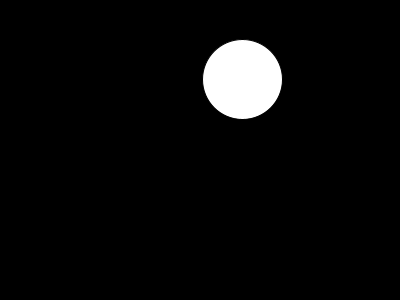
Frame 1 (no input)
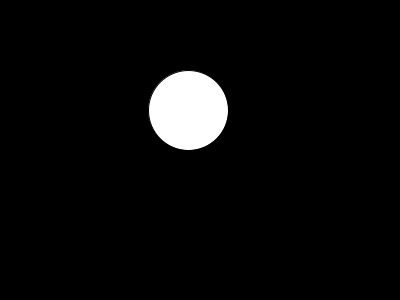
Frame 60 (the mouse pressed at the canvas centre just before this capture)
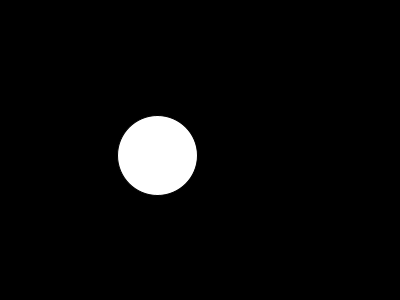
Frame 120 (the mouse held since frame 60 and released just before this capture)

The Processing sketch that drew these frames (run headless with seeded random() and noise(); from frame 60 on, the mouse is pressed at the canvas centre):

// Processing sketch: I_5_Perlin_Noise_2
// ── I_5_Perlin_Noise_2.pde
float t1 = 0;
float t2 = 1000;
float t3 = 5000;
float t4 = 10000;

void setup() {
  size(400, 300);
}

void draw() {
  background(0);
  fill(255);
  float x = noise(t1);
  x = map(x, 0, 1, 0, width);
  
  float y = noise(t2);
  y = map(y, 0, 1, 0, height);
  
  t1 += 0.005;
  t2 += 0.005;
  ellipse(x, y, 80, 80);
  
  float x1 = noise(t3);
  x1 = map(x1, 0, 1, 0, width);
  
  float y1 = noise(t4);
  y1 = map(y1, 0, 1, 0, height);
  
  t3 += 0.02;
  t4 += 0.02;
  
  fill(0);
  ellipse(x1, y1, 10, 10);
}
